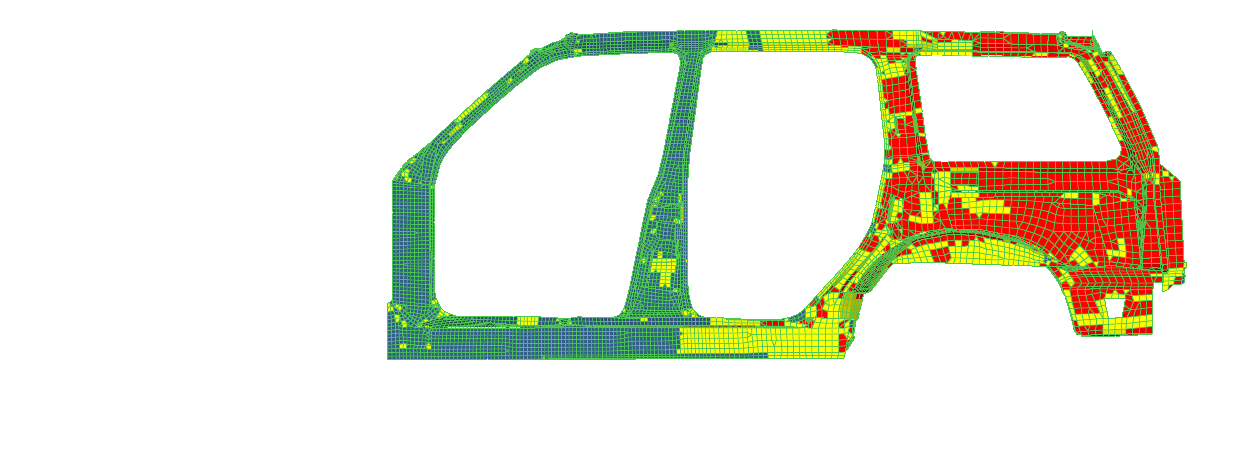
#> input picture Assignment2/Dataset/Problem-3/example-1/reference.png, 1244 x 476 px; the run also reads 2 pictures not shown here
$ jupyter execute Question3_difference_and_registration_difference.ipynb
#> lines starting #> are read from the running program, lines starting #| are printed output that depends on the picture; after the words box and inside, x2 and y2 are one past the last pixel; in counts of white or black regions, pixels touching at a corner belong together
## Difference Method

[cell 1]
import cv2
import numpy as np
import matplotlib.pyplot as plt
# Load the reference and test images
ref_image = cv2.imread("Dataset/Problem-3/example-1/reference.png")
#> ref_image is the input picture: shape (476, 1244, 3); mean B, G, R 220.7, 234.7, 235
test_image = cv2.imread("Dataset/Problem-3/example-1/perfect/perfect1.png")
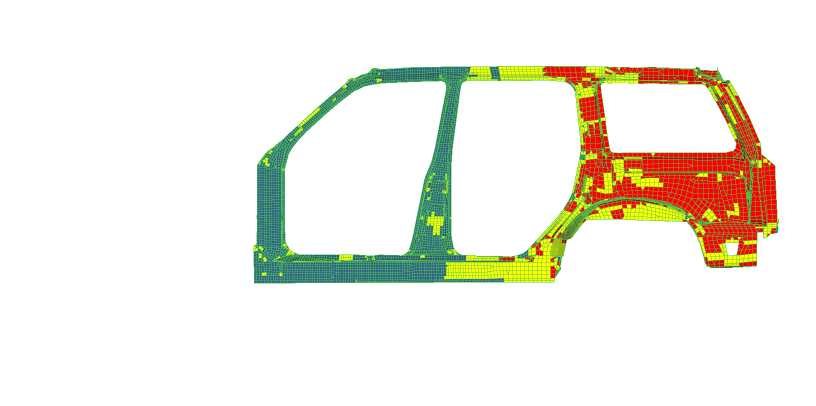
#> input picture Assignment2/Dataset/Problem-3/example-1/perfect/perfect1.png, 1632 x 812 px (shown at 1/2 size)
#> test_image is the input picture: shape (812, 1632, 3); mean B, G, R 228.2, 238.2, 240.5

#resize the image

ref_image = cv2.resize(ref_image,(256,256))
#> ref_image: shape (256, 256, 3)
test_image =cv2.resize(test_image,(256,256))
#> test_image: shape (256, 256, 3)
plt.imshow(test_image)
plt.show()

# Convert the images to grayscale
gray_ref_image = cv2.cvtColor(ref_image, cv2.COLOR_BGR2GRAY)
gray_test_image = cv2.cvtColor(test_image, cv2.COLOR_BGR2GRAY)


# Compute the absolute difference between the two grayscale images
diff_image = cv2.absdiff(gray_ref_image, gray_test_image)

# Apply adaptive thresholding to the difference image to create a binary image
binary_image = cv2.adaptiveThreshold(diff_image, 255, cv2.ADAPTIVE_THRESH_MEAN_C, cv2.THRESH_BINARY_INV, 11, 35)
#> binary_image: shape (256, 256); 5.5% white in thin lines or dots, all inside (x1, y1, x2, y2) = (77, 13, 245, 196)

# Apply morphological operations to remove noise and fill gaps in the binary image
kernel = cv2.getStructuringElement(cv2.MORPH_ELLIPSE, (5, 5))
# print(kernel)
morph_image = cv2.morphologyEx(binary_image, cv2.MORPH_OPEN, kernel)
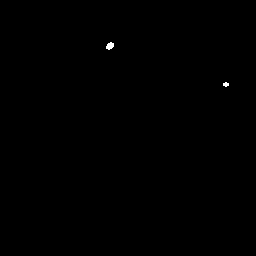
#> morph_image: shape (256, 256); 0.1% white; 2 white regions
# plt.imshow(morph_image)
# plt.show()
# Find the contours of the binary image
contours, _ = cv2.findContours(morph_image, cv2.RETR_EXTERNAL, cv2.CHAIN_APPROX_SIMPLE)
#> contours = 2 contours, 1 with area under 20; largest, box (x1, y1, x2, y2) and area: (106, 42, 114, 50) 34

# Draw a rectangle around each contour on the test image
for contour in contours:
    x, y, w, h = cv2.boundingRect(contour)
    cv2.rectangle(test_image, (x, y), (x + w, y + h), (255, 0, 0), 2)
#> this loop made 2 passes
#> (x, y, w, h) on passes 1 to 2: (223, 82, 6, 5), (106, 42, 8, 8)
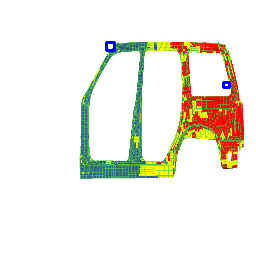
#> test_image: shape (256, 256, 3); mean B, G, R 228.2, 237.7, 240.3

# Display the test image with the faulty regions highlighted
plt.imshow( test_image)
plt.show()

[cell 2]
import cv2
import numpy as np
import matplotlib.pyplot as plt
# Load the reference and test images
ref_image = cv2.imread("Dataset/Problem-3/example-1/reference.png")
test_image = cv2.imread("Dataset/Problem-3/example-1/perfect/perfect2.png")
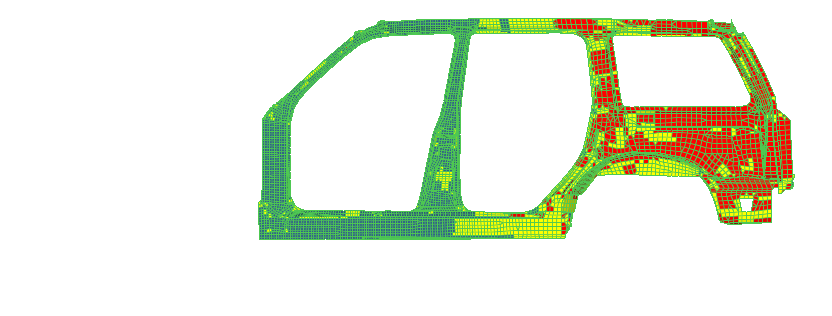
#> input picture Assignment2/Dataset/Problem-3/example-1/perfect/perfect2.png, 832 x 316 px
#> test_image is the input picture: shape (316, 832, 3); mean B, G, R 220.6, 236.8, 232.3

#resize the image

ref_image = cv2.resize(ref_image,(256,256))
test_image =cv2.resize(test_image,(256,256))
#> test_image: shape (256, 256, 3)
plt.imshow(test_image)
plt.show()

# Convert the images to grayscale
gray_ref_image = cv2.cvtColor(ref_image, cv2.COLOR_BGR2GRAY)
gray_test_image = cv2.cvtColor(test_image, cv2.COLOR_BGR2GRAY)


# Compute the absolute difference between the two grayscale images
diff_image = cv2.absdiff(gray_ref_image, gray_test_image)
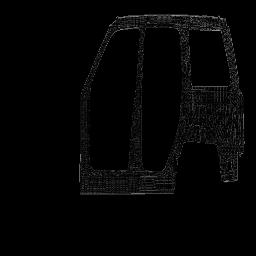
#> diff_image: shape (256, 256); min 0, max 159, mean 4.2

# Apply adaptive thresholding to the difference image to create a binary image
binary_image = cv2.adaptiveThreshold(diff_image, 255, cv2.ADAPTIVE_THRESH_MEAN_C, cv2.THRESH_BINARY_INV, 11, 40)
#> binary_image: shape (256, 256); 0% white in thin lines or dots, all inside (x1, y1, x2, y2) = (216, 25, 217, 26)

# Apply morphological operations to remove noise and fill gaps in the binary image
kernel = cv2.getStructuringElement(cv2.MORPH_ELLIPSE, (5, 5))
#> kernel = [[0, 0, 1, 0, 0], [1, 1, 1, 1, 1], [1, 1, 1, 1, 1], [1, 1, 1, 1, 1], [0, 0, 1, 0, 0]]
morph_image = cv2.morphologyEx(binary_image, cv2.MORPH_OPEN, kernel)
#> morph_image: shape (256, 256); every value is 0

# Find the contours of the binary image
contours, _ = cv2.findContours(morph_image, cv2.RETR_EXTERNAL, cv2.CHAIN_APPROX_SIMPLE)
#> contours = []

# Draw a rectangle around each contour on the test image
for contour in contours:
    x, y, w, h = cv2.boundingRect(contour)
    cv2.rectangle(test_image, (x, y), (x + w, y + h), (255, 0, 0), 2)
#> this loop made 0 passes

# Display the test image with the faulty regions highlighted
plt.imshow( test_image)
plt.show()

[cell 3]
import cv2
import numpy as np
import matplotlib.pyplot as plt
# Load the reference and test images
ref_image = cv2.imread("Dataset/Problem-3/example-1/reference.png")
test_image = cv2.imread("Dataset/Problem-3/example-1/faulty/faulty1.png")

#resize the image

ref_image = cv2.resize(ref_image,(256,256))
test_image =cv2.resize(test_image,(256,256))
#> test_image: shape (256, 256, 3)
plt.imshow(test_image)
plt.show()

# Convert the images to grayscale
gray_ref_image = cv2.cvtColor(ref_image, cv2.COLOR_BGR2GRAY)
gray_test_image = cv2.cvtColor(test_image, cv2.COLOR_BGR2GRAY)


# Compute the absolute difference between the two grayscale images
diff_image = cv2.absdiff(gray_ref_image, gray_test_image)

# Apply adaptive thresholding to the difference image to create a binary image
binary_image = cv2.adaptiveThreshold(diff_image, 255, cv2.ADAPTIVE_THRESH_MEAN_C, cv2.THRESH_BINARY_INV, 11, 40)
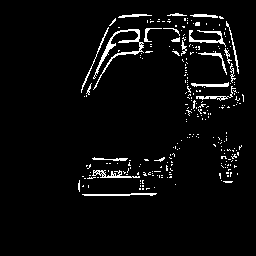
#> binary_image: shape (256, 256); 4.2% white in thin lines or dots, all inside (x1, y1, x2, y2) = (78, 13, 244, 196)

# Apply morphological operations to remove noise and fill gaps in the binary image
kernel = cv2.getStructuringElement(cv2.MORPH_ELLIPSE, (5, 5))
morph_image = cv2.morphologyEx(binary_image, cv2.MORPH_OPEN, kernel)
#> morph_image: shape (256, 256); 0.05% white; 1 white region

# Find the contours of the binary image
contours, _ = cv2.findContours(morph_image, cv2.RETR_EXTERNAL, cv2.CHAIN_APPROX_SIMPLE)
#> contours = 1 contour; box (x1, y1, x2, y2) and area: (106, 43, 113, 50) 26

# Draw a rectangle around each contour on the test image
for contour in contours:
    x, y, w, h = cv2.boundingRect(contour)
    cv2.rectangle(test_image, (x, y), (x + w, y + h), (255, 0, 0), 2)
#> this loop made 1 pass
#> (x, y, w, h) on pass 1: (106, 43, 7, 7)
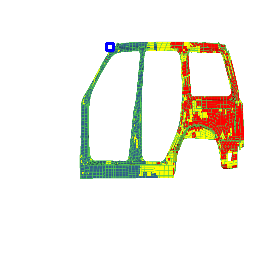
#> test_image: shape (256, 256, 3); mean B, G, R 228.3, 238, 240.4

# Display the test image with the faulty regions highlighted
plt.imshow( test_image)
plt.show()

[cell 4]
import cv2
import numpy as np
import matplotlib.pyplot as plt
# Load the reference and test images
ref_image = cv2.imread("Dataset/Problem-3/example-1/reference.png")
test_image = cv2.imread("Dataset/Problem-3/example-1/faulty/faulty2.png")

#resize the image

ref_image = cv2.resize(ref_image,(256,256))
test_image =cv2.resize(test_image,(256,256))
#> test_image: shape (256, 256, 3)
plt.imshow(test_image)
plt.show()

# Convert the images to grayscale
gray_ref_image = cv2.cvtColor(ref_image, cv2.COLOR_BGR2GRAY)
gray_test_image = cv2.cvtColor(test_image, cv2.COLOR_BGR2GRAY)


# Compute the absolute difference between the two grayscale images
diff_image = cv2.absdiff(gray_ref_image, gray_test_image)

# Apply adaptive thresholding to the difference image to create a binary image
binary_image = cv2.adaptiveThreshold(diff_image, 255, cv2.ADAPTIVE_THRESH_MEAN_C, cv2.THRESH_BINARY_INV, 11, 40)

# Apply morphological operations to remove noise and fill gaps in the binary image
kernel = cv2.getStructuringElement(cv2.MORPH_ELLIPSE, (5, 5))
morph_image = cv2.morphologyEx(binary_image, cv2.MORPH_OPEN, kernel)

# Find the contours of the binary image
contours, _ = cv2.findContours(morph_image, cv2.RETR_EXTERNAL, cv2.CHAIN_APPROX_SIMPLE)

# Draw a rectangle around each contour on the test image
for contour in contours:
    x, y, w, h = cv2.boundingRect(contour)
    cv2.rectangle(test_image, (x, y), (x + w, y + h), (255, 0, 0), 2)
#> test_image: shape (256, 256, 3); mean B, G, R 228.2, 238, 240.6

# Display the test image with the faulty regions highlighted
plt.imshow( test_image)
plt.show()

## Image registration and Difference Method

[cell 5]
import cv2

# Load the two images to be registered
reference = cv2.imread('Dataset/Problem-3/example-1/reference.png')
perfect1 = cv2.imread('Dataset/Problem-3/example-1/perfect/perfect1.png')

# Convert the images to grayscale
image1_gray = cv2.cvtColor(reference, cv2.COLOR_BGR2GRAY)
image2_gray = cv2.cvtColor(perfect1, cv2.COLOR_BGR2GRAY)
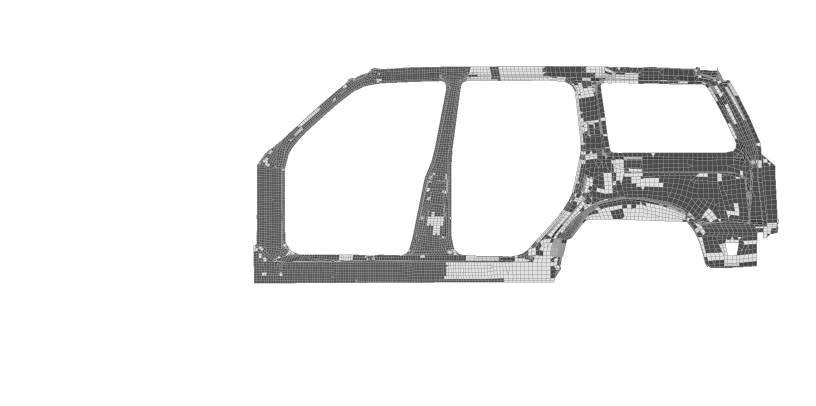
#> image2_gray: shape (812, 1632) (shown at 1/2 size); min 30, max 255, mean 237.8

# Find the keypoints and descriptors with SIFT
sift = cv2.SIFT_create()
keypoints1, descriptors1 = sift.detectAndCompute(image1_gray, None)
#> keypoints1 = 2191 keypoints; strongest (x, y, size): (1149, 330, 5.5), (1179, 280, 6.5), (1101, 227, 105.2), (989, 43, 21)
keypoints2, descriptors2 = sift.detectAndCompute(image2_gray, None)
#> keypoints2 = 4944 keypoints; strongest (x, y, size): (1509, 527, 6.9), (1394, 136, 2.2), (1459, 534, 2.4), (1548, 462, 8.4)

# Create a BFMatcher object and match the descriptors
bf = cv2.BFMatcher(cv2.NORM_L2, crossCheck=True)
matches = bf.match(descriptors1, descriptors2)
#> matches = 1324 matches

# Sort the matches by distance
matches = sorted(matches, key=lambda x: x.distance)

# Extract the matched keypoints
points1 = []
points2 = []
for match in matches:
    points1.append(keypoints1[match.queryIdx].pt)
    points2.append(keypoints2[match.trainIdx].pt)
#> after the loop, points1 = 1324 pairs, first value 388.5 to 1186.6, second value 27.96 to 358.1; points2 = 1324 pairs, first value 508.8 to 1558, second value 130.3 to 564.7

# Convert the points to numpy arrays
points1 = np.float32(points1)
points2 = np.float32(points2)

# Find the homography matrix
homography, _ = cv2.findHomography(points1, points2, cv2.RANSAC)
#> homography = [[1.32, 0.00203, -2.31], [-0.00014, 1.32, 93.3], [9.89e-08, 1.56e-06, 1]]

# Warp image 1 to image 2 using the homography matrix
registered_image = cv2.warpPerspective(perfect1, homography, (reference.shape[1], reference.shape[0]))

# Show the registered image
plt.imshow( registered_image)
plt.show()
plt.imshow(reference-registered_image)
plt.show()

[cell 6]
import cv2
import numpy as np
import matplotlib.pyplot as plt

# Load the two images to be registered
image1 = cv2.imread('Dataset/Problem-3/example-1/reference.png')
image2 = cv2.imread('Dataset/Problem-3/example-1/perfect/perfect1.png')

# Convert the images to grayscale
image1_gray = cv2.cvtColor(image1, cv2.COLOR_BGR2GRAY)
image2_gray = cv2.cvtColor(image2, cv2.COLOR_BGR2GRAY)

# Define the ratio of the two images
ratio = image1.shape[0] / image2.shape[0]
#> ratio = 0.586

# Initialize the SIFT detector
sift = cv2.SIFT_create()

# Detect keypoints and compute descriptors for both images
keypoints1, descriptors1 = sift.detectAndCompute(image1_gray, None)
keypoints2, descriptors2 = sift.detectAndCompute(image2_gray, None)

# Match the descriptors using the Brute-Force matcher
bf = cv2.BFMatcher()
matches = bf.knnMatch(descriptors1, descriptors2, k=2)
#> matches = 2191 matches

# Apply the ratio test to select only good matches
good_matches = []
for m, n in matches:
    if m.distance < 0.75 * n.distance:
        good_matches.append(m)
#> after the loop, good_matches = 956 matches

# Extract the keypoints coordinates for the good matches
source_points = np.float32([keypoints1[m.queryIdx].pt for m in good_matches])
#> source_points = 956 pairs, first value 388.5 to 1186.6, second value 27.96 to 357.8
destination_points = np.float32([keypoints2[m.trainIdx].pt for m in good_matches])
#> destination_points = 956 pairs, first value 508.8 to 1558, second value 130.3 to 563.4

# Scale the source points to match the size of the destination image
source_points_scaled = np.float32([[point[0] / ratio, point[1] / ratio] for point in source_points])
#> source_points_scaled = 956 pairs, first value 662.7 to 2024.1, second value 47.7 to 610.4

# Compute the affine transformation matrix
M, _ = cv2.estimateAffinePartial2D(source_points_scaled, destination_points)
#> M = [[0.771, -9.86e-06, -1.62], [9.86e-06, 0.771, 93.2]]

homography, _ = cv2.findHomography(source_points_scaled, destination_points, cv2.RANSAC)
#> homography = [[0.77, 5.74e-05, -1.03], [-7.82e-05, 0.77, 93.26], [-2.81e-07, 1.82e-07, 1]]

# Warp image 2 to image 1 using the affine transformation matrix
#registered_image = cv2.warpAffine(image2, M, (image1.shape[1], image1.shape[0]))

registered_image = cv2.warpPerspective(image2, homography, (image1.shape[1], image1.shape[0]))
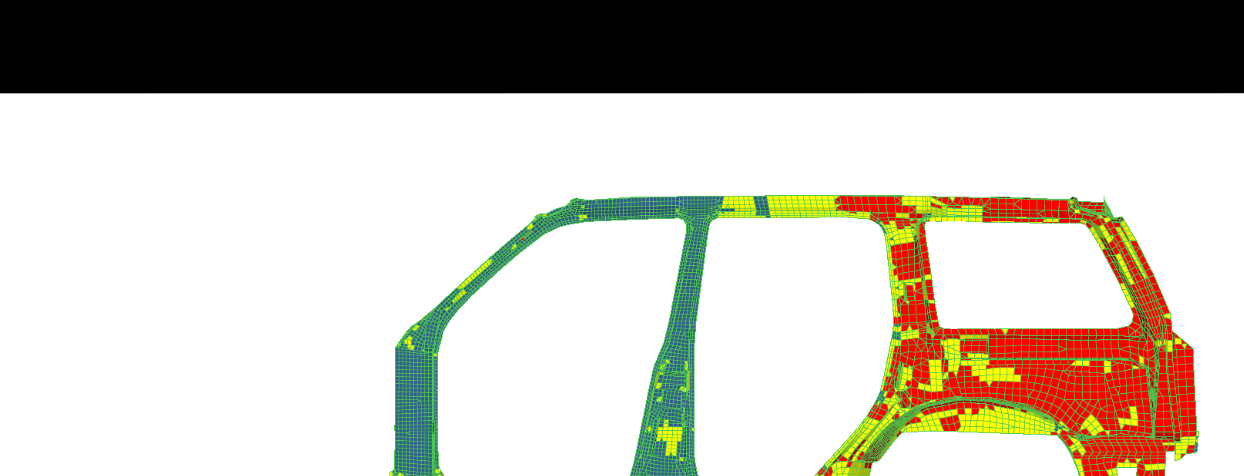
#> registered_image: shape (476, 1244, 3); mean B, G, R 176.8, 186.5, 191.6


# Show the registered image
plt.imshow( registered_image)
plt.show()
plt.imshow(image1-registered_image)
plt.show()
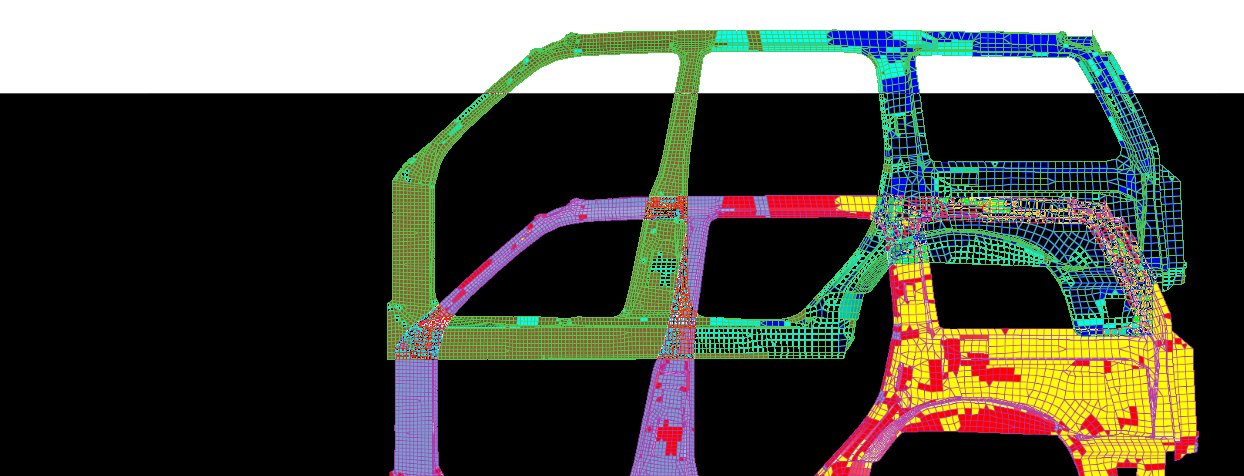
#> shown: shape (476, 1244, 3); mean R, G, B 77.1, 78.7, 69.3

[cell 7]
import cv2
import numpy as np

# Load the two images to be registered
image1 = cv2.imread('Dataset/Problem-3/example-1/reference.png')
image2 = cv2.imread('Dataset/Problem-3/example-1/perfect/perfect1.png')

# Convert the images to grayscale
image1_gray = cv2.cvtColor(image1, cv2.COLOR_BGR2GRAY)
image2_gray = cv2.cvtColor(image2, cv2.COLOR_BGR2GRAY)

# Detect keypoints and compute descriptors for both images
sift = cv2.SIFT_create()
keypoints1, descriptors1 = sift.detectAndCompute(image1_gray, None)
keypoints2, descriptors2 = sift.detectAndCompute(image2_gray, None)

# Match the descriptors using the Brute-Force matcher
bf = cv2.BFMatcher()
matches = bf.knnMatch(descriptors1, descriptors2, k=2)

# Apply the ratio test to select only good matches
good_matches = []
for m, n in matches:
    if m.distance < 0.75 * n.distance:
        good_matches.append(m)

# Extract the keypoints coordinates for the good matches
source_points = np.float32([keypoints1[m.queryIdx].pt for m in good_matches])
destination_points = np.float32([keypoints2[m.trainIdx].pt for m in good_matches])

# Compute the homography matrix
homography, _ = cv2.findHomography(source_points, destination_points, cv2.RANSAC)
#> homography = [[1.31, 0.000114, -1.04], [-0.00013, 1.31, 93.26], [-4.71e-07, 3.24e-07, 1]]

# Warp image 1 to image 2 using the homography matrix
registered_image = cv2.warpPerspective(image2, homography, (image1.shape[1], image1.shape[0]))

# Show the registered image
plt.imshow( registered_image)
plt.show()
plt.imshow(image1-registered_image)
plt.show()
